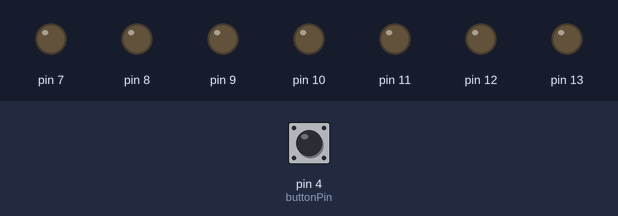
The sketch below on a simulated Arduino Uno, built with avr-gcc and run on an emulated ATmega328P. On the bench: output pins drawn as LEDs (lit = HIGH). Dashed ring = blinking. Inputs (shaded band) come from the test bench; at power-on: pin 4 (buttonPin) HIGH. Random numbers use the default seed unless the sketch sets one.

Above: at 1.2 s.
1.3 s: pin 4 (buttonPin) pulled LOW for 3.2 s
At 4.0 s:
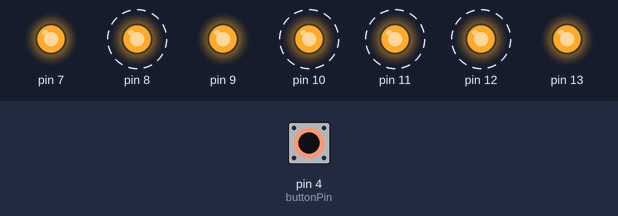
At 10.4 s:
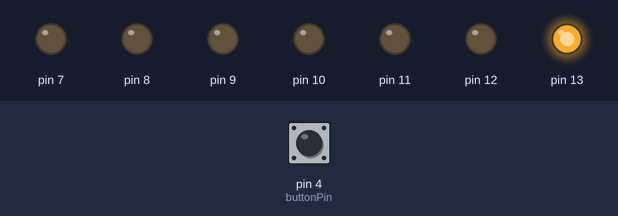
10.5 s: pin 4 (buttonPin) pulled LOW for 0.15 s
At 11.6 s:
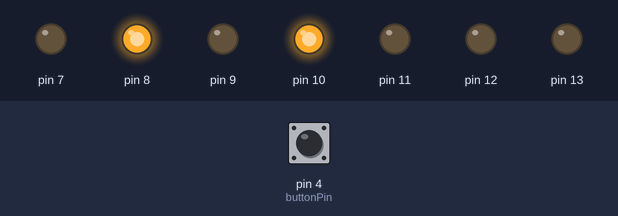
Timing chart, 0 to 22.5 s (numbered marks = the images above; inputs shaded):
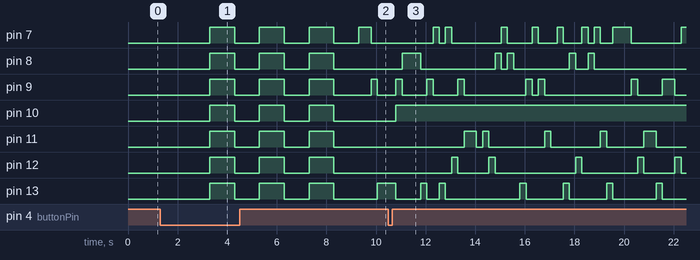

The sketch:

WhackALed.ino
```cpp
/*
    Materiais:
     * 1 Arduino Uno
     * 1 breadboard
     * 1 botão
     * 7 LEDs
     * 7 resistores de 220 ohms
     * 11 fios
*/

byte minLed = 7;
byte maxLed = 13;
byte buttonPin = 4;
bool ultimoEstadoBotao = LOW;
bool estadoBotaoDebouncing = LOW;
long ultimoDebounce = 0;
long tempoDesdeDebounce = 0;
byte delayDebounce = 50;
byte estadoJogo = 1;
byte pontuacao = 0;
long tempoMarcado = 0;

void debouncing() {
    /*
        Contornar o problema do bouncing dos botões
    */

    // Como o pin do botão está em pull up, é necessário inverter a leitura do pin
    bool estadoBotao = !digitalRead(buttonPin);

    // Se o estado do botão for diferente, atualizar o tempo do último debounce.
    if (estadoBotao != ultimoEstadoBotao) ultimoDebounce = millis();

    // Atualizar há quanto tempo o estado do botão foi alterado
    tempoDesdeDebounce = millis() - ultimoDebounce;

    // Executar se o tempo atual menos o do último debounce for maior que a margem definida
    if (tempoDesdeDebounce > delayDebounce) {

        // Atualizar o estado do botão
        if (estadoBotaoDebouncing != estadoBotao) {
            estadoBotaoDebouncing = estadoBotao;
        }
    }

    ultimoEstadoBotao = estadoBotao;
}

void piscarLEDs(byte repeticoes) {
    /*
        Ligar e desligar os LEDs a cada segundo em um determinado número de vezes
    */

    for (byte i = 1; i <= repeticoes; i++) {
        for (byte led = minLed; led <= maxLed; led++) digitalWrite(led, HIGH);
        delay(1000);
        for (byte led = minLed; led <= maxLed; led++) digitalWrite(led, LOW);
        delay(1000);
    }
}

void preJogo() {
    /*
        Primeira fase do jogo
    */

    // Verificar se o botão está a ser premido mais do que 2 segundos
    if (estadoBotaoDebouncing == HIGH && tempoDesdeDebounce >= 2000) {
        piscarLEDs(3);

        // Começar o jogo
        estadoJogo++;

        /*
            Desativar o botão. Caso isto não seja feito,
            o jogo iniciará logo com o botão ativado e
            alguns LEDs serão ativados logo no início.
            Isto acontece graças aos delays usados acima
            e achei mais fácil contornar este erro assim.
        */
        estadoBotaoDebouncing = 0;
    }
}

void jogo() {
    /*
        Segunda fase do jogo
    */

    /*
        Esta variável é atualizada dentro da condição abaixo.
        Por isso, para ser usada fora do scope da condição,
        esta precisa de ser declarada fora dela.
    */
    byte ledsLigados;

    // Executar a cada 250 milissegundos
    if (millis() - tempoMarcado >= 250) {

        // Transformar 1 bit aleatório na pontuação em 1, caso ainda não tenha ocorrido
        ledsLigados = (1 << random(0, maxLed - minLed + 1)) | pontuacao;

        // Ligar os LEDs de acordo com a variável ledsLigados
        for (byte led = minLed; led <= maxLed; led++) {
            bool ledLigado = ledsLigados >> (led - minLed) & 1;
            digitalWrite(led, ledLigado);
        }

        // Fazer reset ao timer de 250 milissegundos
        tempoMarcado = millis();
    }

    // Guardar pontuação caso seja premido o botão rapidamente
    if (estadoBotaoDebouncing == HIGH && tempoDesdeDebounce <= 150) pontuacao = ledsLigados;

    // Reiniciar o jogo se o botão for premido num período de 2 segundos ou mais
    if (estadoBotaoDebouncing == HIGH && tempoDesdeDebounce >= 2000) {
        piscarLEDs(2);
        pontuacao = 0;
        estadoJogo--; // Voltar ao preJogo
    }

    /*
        Quando todos os LEDs acenderem, ir para a fase da vitória.
        Como se tratam de 7 leds, os LEDS estarem todos acesos é
        equivalente a pontuação ser 0b10000000 - 1 = 0b1111111.
    */
    if (pontuacao == (1 << maxLed - minLed + 1) - 1) estadoJogo++;
}

void vitoria() {
    /*
        Terceira fase do jogo
    */

    piscarLEDs(3);
    pontuacao = 0;
    estadoJogo = 1; // Voltar ao princípio
}

void acaoAtual() {
    /*
        Escolher a fase do jogo
        A variável estadoJogo começa a 1
    */

    if (estadoJogo == 1) preJogo();
    else if (estadoJogo == 2) jogo();
    else if (estadoJogo == 3) vitoria();
}

void setup() {
    // Útil para debugging
    Serial.begin(9600);

    // Configurar as portas I/O do Arduino para os LEDs e o botão
    for (byte led = minLed; led <= maxLed; led++) pinMode(led, OUTPUT);
    pinMode(buttonPin, INPUT_PULLUP);
}

void loop() {
    debouncing();
    acaoAtual();
}
```

Measured:
- after the input at 1.3 s, pin 7: goes 3 × (HIGH 1.0 s, LOW 1.0 s), HIGH 0.50 s, then LOW, starting after 2.0 s; pin 8: alternates HIGH for 1.0 s and LOW for 1.0 s, 6 changes in all, then stays LOW, starting after 2.0 s
